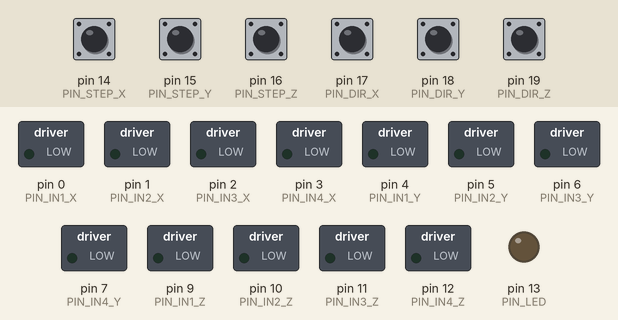
Bench run of a sketch on a simulated Arduino Uno, built with avr-gcc and run on an emulated ATmega328P. Shown: switched loads named in the sketch (green lamp = pin HIGH), output pins drawn as LEDs (lit = HIGH). The test bench sets the inputs (shaded band); at power-on: pin 14 (PIN_STEP_X), pin 15 (PIN_STEP_Y), pin 16 (PIN_STEP_Z), pin 17 (PIN_DIR_X), pin 18 (PIN_DIR_Y), pin 19 (PIN_DIR_Z) HIGH.

Above: at 1.2 s.
1.3 s: pin 14 (PIN_STEP_X) pulled LOW for 0.15 s
At 2.5 s:
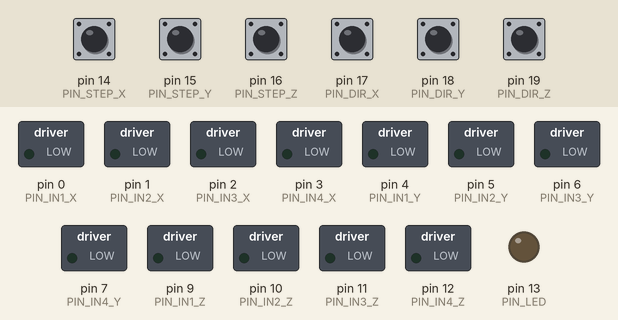
2.9 s: pin 15 (PIN_STEP_Y) pulled LOW for 0.15 s
At 3.8 s:
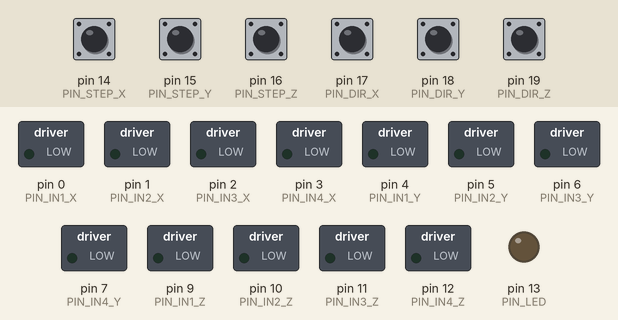
4.5 s: pin 16 (PIN_STEP_Z) pulled LOW for 0.15 s
At 5.0 s:
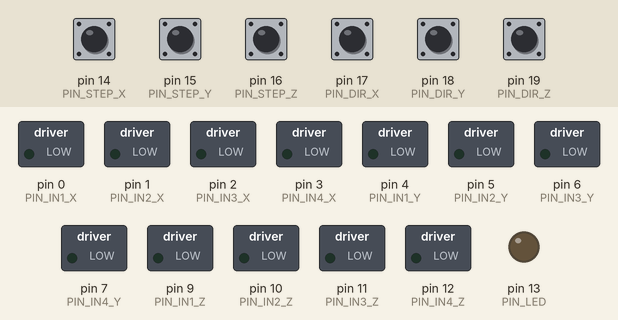
6.1 s: pin 14 (PIN_STEP_X) pulled LOW for 1 s
At 7.5 s:
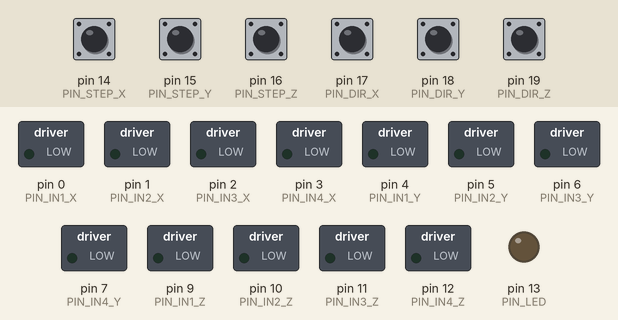
8.6 s: pin 15 (PIN_STEP_Y) pulled LOW for 1 s
At 10.5 s:
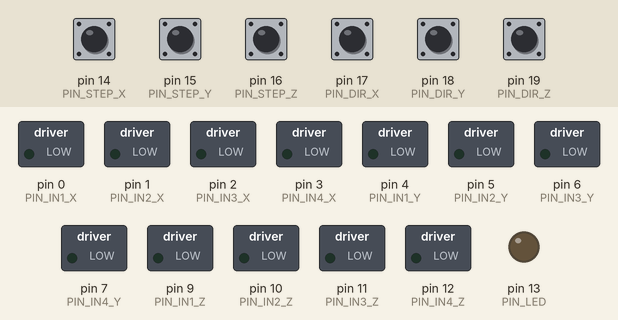
11.1 s: pin 16 (PIN_STEP_Z) pulled LOW for 1 s
At 12.5 s:
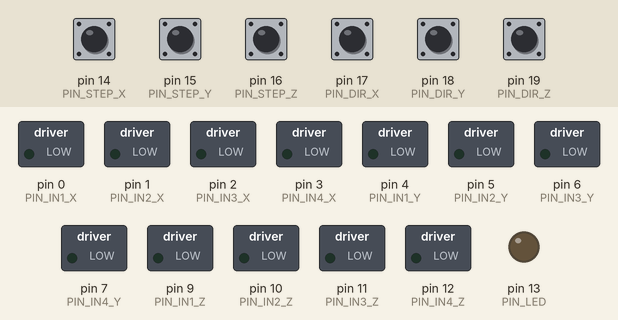
Timing chart, 0 to 14.1 s (numbered marks = the images above; inputs shaded):
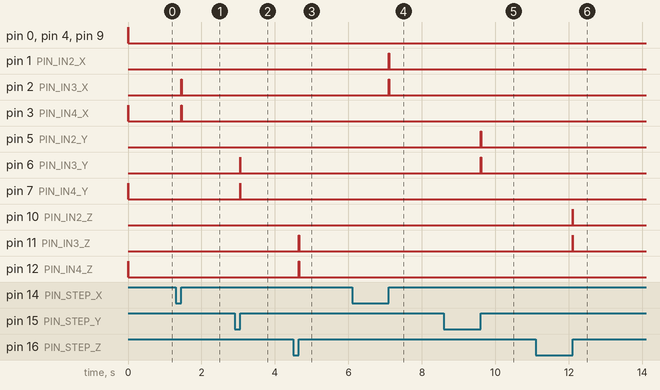

Measured:
- after the input at 1.3 s, pin 2 (PIN_IN3_X), pin 3 (PIN_IN4_X): LOW → HIGH after 0.15 s, → LOW 0.01 s later
- after the input at 2.9 s, pin 6 (PIN_IN3_Y), pin 7 (PIN_IN4_Y): LOW → HIGH after 0.15 s, → LOW 0.01 s later
- after the input at 4.5 s, pin 11 (PIN_IN3_Z), pin 12 (PIN_IN4_Z): LOW → HIGH after 0.15 s, → LOW 0.01 s later
- after the input at 6.1 s, pin 1 (PIN_IN2_X), pin 2 (PIN_IN3_X): LOW → HIGH after 1.0 s, → LOW 0.01 s later
- after the input at 8.6 s, pin 5 (PIN_IN2_Y), pin 6 (PIN_IN3_Y): LOW → HIGH after 1.0 s, → LOW 0.01 s later
- after the input at 11.1 s, pin 10 (PIN_IN2_Z), pin 11 (PIN_IN3_Z): LOW → HIGH after 1.0 s, → LOW 0.01 s later

The sketch:

28byj48-unipolar-3axis-stepper-driver.ino
```cpp
// ATmega328P 3-axis unipolar stepper driver
//
// hardware   : standalone chip ATmega328P
// sourcecode : Arduino IDE 1.6.8
// board      : Arduino/Genuino Uno (ATmega328P)
// clock      : 8 MHz (intern) Chip, 1.8-5V
// programmer : Arduino as ISP
//
// Use an ATmega328P chip without external clock as stepper driver for 28BYJ-48 motors.
// I want to build a CNC mashine with GRBL firmware and cheep 28BYJ48 steppers without any hacks.
// There are a solution with bipolar hardware hacks of the motor or GRBL firmware mods,
// but I try to build a soltution without hacks and mods.
//
// This sketch use the six ADC pins of the ATmega chip as driver input, so it can fast read
// all commands at once by reading PINC. This pins are using there internal pullup resistors
// to pullup the signal high, because if you don't connect a signal line (don't drive tree motors)
// there will not be any output.
// Mostly you will get UNL2003 based shields to drive 28BYJ-48 stepper motors by four pins.
// The X and Y axis are controlled by PORTD (pin 0..7) and Z axis by PORTB (pin 8..12).
//
// The pulse wide for each step must be greater than 250 us and the minimum interval should be 3 ms (333 MHz).
//
//
//                       ATmega328P
//                   RST 01 (*)  28 PC5  ADC5   GRBL_DirZ
//  AxisX_IN1  PIN0  PD0 02      27 PC4  ADC4   GRBL_DirY
//  AxisX_IN2  PIN1  PD1 03      26 PC3  ADC3   GRBL_DirX
//  AxisX_IN3  PIN2  PD2 04      25 PC2  ADC2   GRBL_StepZ
//  AxisX_IN4  PIN3  PD3 05      24 PC1  ADC1   GRBL_StepY
//  AxisY_IN1  PIN4  PD4 06      23 PC0  ADC0   GRBL_StepX
//                   VCC 07      22 GND
//                   GND 08      21 AREF
//                   CLK 09      20 ACC
//                   CLK 10      19 PB5  PIN13  LED
//  AxisY_IN2  PIN5  PD5 11      18 PB4  PIN12  AxisZ_IN4
//  AxisY_IN3  PIN6  PD6 12      17 PB3  PIN11  AxisZ_IN3
//  AxisY_IN4  PIN7  PD7 13      16 PB2  PIN10  AxisZ_IN2
//             PIN8  PB0 14      15 PB1  PIN9   AxisZ_IN1
//
//  ic bb   port  pin  mode     function
//  02 L02  D.0   0  output     AxisX_IN1
//  03 L03  D.1   1  output     AxisX_IN2
//  04 L04  D.2   2  output     AxisX_IN3
//  05 L05  D.3   3  output     AxisX_IN4
//  06 L06  D.4   4  output     AxisY_IN1
//  11 L11  D.5   5  output     AxisY_IN2
//  12 L12  D.6   6  output     AxisY_IN3
//  13 L13  D.7   7  output     AxisY_IN4
//  14 L14  B.0   8  output
//  15 R14  B.1   9  output     AxisZ_IN1
//  16 R13  B.2  10  output     AxisZ_IN2
//  17 R12  B.3  11  output     AxisZ_IN3
//  18 R11  B.4  12  output     AxisZ_IN4
//  19 R10  B.5  13  output
//  23 R06  C.0  A0  in_pullup  GRBL_StepX
//  24 R05  C.1  A1  in_pullup  GRBL_StepY
//  25 R04  C.2  A2  in_pullup  GRBL_StepZ
//  26 R03  C.3  A3  in_pullup  GRBL_DirX
//  27 R02  C.4  A4  in_pullup  GRBL_DirY
//  28 R01  C.5  A5  in_pullup  GRBL_DirZ
//
//  history
//  2017-05-11  RoHa  optimized for 250 us pulse wide
//

#define PIN_STEP_X 14 /* ADC0 PortC.0 IC23(R06) */
#define PIN_STEP_Y 15 /* ADC1 PortC.1 IC24(R05) */
#define PIN_STEP_Z 16 /* ADC2 PortC.2 IC25(R04) */
#define PIN_DIR_X  17 /* ADC3 PortC.3 IC26(R03) */
#define PIN_DIR_Y  18 /* ADC4 PortC.4 IC27(R02) */
#define PIN_DIR_Z  19 /* ADC5 PortC.5 IC28(R01) */
#define PIN_IN1_X   0 /* PIN0 PortD.0 IC02(L02) */
#define PIN_IN2_X   1 /* PIN1 PortD.1 IC03(L03) */
#define PIN_IN3_X   2 /* PIN2 PortD.2 IC04(L04) */
#define PIN_IN4_X   3 /* PIN3 PortD.3 IC05(L05) */
#define PIN_IN1_Y   4 /* PIN4 PortD.4 IC06(L06) */
#define PIN_IN2_Y   5 /* PIN5 PortD.5 IC11(L11) */
#define PIN_IN3_Y   6 /* PIN6 PortD.6 IC12(L12) */
#define PIN_IN4_Y   7 /* PIN7 PortD.7 IC13(L13) */
#define PIN_IN1_Z   9 /* PIN9 PortB.1 IC15(R14) */
#define PIN_IN2_Z  10 /* PN10 PortB.2 IC16(R13) */
#define PIN_IN3_Z  11 /* PN11 PortB.3 IC17(R12) */
#define PIN_IN4_Z  12 /* PN12 PortB.4 IC18(R11) */
#define PIN_POWER   8 /* PIN8 PortB.0 IC14(L14) - not used */
#define PIN_LED    13 /* PN13 PortB.5 IC19(R10) - not used */

#define SET_AXIS_X_FASTLOW         PORTD &= ~B00001111  /* digitalWrite(0+1+2+3,LOW); */
#define SET_AXIS_Y_FASTLOW         PORTD &= ~B11110000  /* digitalWrite(4+5+6+7,LOW); */
#define SET_AXIS_Z_FASTLOW         PORTB &= ~B00011110  /* digitalWrite(9+10+11+12,LOW); */
#define SET_AXIS_X_STEP1_FASTHIGH  PORTD |= B00000011   /* digitalWrite(,HIGH); */
#define SET_AXIS_X_STEP2_FASTHIGH  PORTD |= B00000010   /* digitalWrite(,HIGH); */
#define SET_AXIS_X_STEP3_FASTHIGH  PORTD |= B00000110   /* digitalWrite(,HIGH); */
#define SET_AXIS_X_STEP4_FASTHIGH  PORTD |= B00000100   /* digitalWrite(,HIGH); */
#define SET_AXIS_X_STEP5_FASTHIGH  PORTD |= B00001100   /* digitalWrite(,HIGH); */
#define SET_AXIS_X_STEP6_FASTHIGH  PORTD |= B00001000   /* digitalWrite(,HIGH); */
#define SET_AXIS_X_STEP7_FASTHIGH  PORTD |= B00001001   /* digitalWrite(,HIGH); */
#define SET_AXIS_X_STEP8_FASTHIGH  PORTD |= B00000001   /* digitalWrite(,HIGH); */
#define SET_AXIS_Y_STEP1_FASTHIGH  PORTD |= B00110000   /* digitalWrite(,HIGH); */
#define SET_AXIS_Y_STEP2_FASTHIGH  PORTD |= B00100000   /* digitalWrite(,HIGH); */
#define SET_AXIS_Y_STEP3_FASTHIGH  PORTD |= B01100000   /* digitalWrite(,HIGH); */
#define SET_AXIS_Y_STEP4_FASTHIGH  PORTD |= B01000000   /* digitalWrite(,HIGH); */
#define SET_AXIS_Y_STEP5_FASTHIGH  PORTD |= B11000000   /* digitalWrite(,HIGH); */
#define SET_AXIS_Y_STEP6_FASTHIGH  PORTD |= B10000000   /* digitalWrite(,HIGH); */
#define SET_AXIS_Y_STEP7_FASTHIGH  PORTD |= B10010000   /* digitalWrite(,HIGH); */
#define SET_AXIS_Y_STEP8_FASTHIGH  PORTD |= B00010000   /* digitalWrite(,HIGH); */
#define SET_AXIS_Z_STEP1_FASTHIGH  PORTB |= B00000110   /* digitalWrite(,HIGH); */
#define SET_AXIS_Z_STEP2_FASTHIGH  PORTB |= B00000100   /* digitalWrite(,HIGH); */
#define SET_AXIS_Z_STEP3_FASTHIGH  PORTB |= B00001100   /* digitalWrite(,HIGH); */
#define SET_AXIS_Z_STEP4_FASTHIGH  PORTB |= B00001000   /* digitalWrite(,HIGH); */
#define SET_AXIS_Z_STEP5_FASTHIGH  PORTB |= B00011000   /* digitalWrite(,HIGH); */
#define SET_AXIS_Z_STEP6_FASTHIGH  PORTB |= B00010000   /* digitalWrite(,HIGH); */
#define SET_AXIS_Z_STEP7_FASTHIGH  PORTB |= B00010010   /* digitalWrite(,HIGH); */
#define SET_AXIS_Z_STEP8_FASTHIGH  PORTB |= B00000010   /* digitalWrite(,HIGH); */

void setup() {
  // define pinmode (use slow arduino code for better understanding)
  pinMode(PIN_STEP_X,INPUT_PULLUP); pinMode(PIN_STEP_Y,INPUT_PULLUP); pinMode(PIN_STEP_Z,INPUT_PULLUP);
  pinMode(PIN_DIR_X,INPUT_PULLUP);  pinMode(PIN_DIR_Y,INPUT_PULLUP);  pinMode(PIN_DIR_Z,INPUT_PULLUP);
  pinMode(PIN_IN1_X,OUTPUT);        pinMode(PIN_IN1_Y,OUTPUT);        pinMode(PIN_IN1_Z,OUTPUT);
  pinMode(PIN_IN2_X,OUTPUT);        pinMode(PIN_IN2_Y,OUTPUT);        pinMode(PIN_IN2_Z,OUTPUT);
  pinMode(PIN_IN3_X,OUTPUT);        pinMode(PIN_IN3_Y,OUTPUT);        pinMode(PIN_IN3_Z,OUTPUT);
  pinMode(PIN_IN4_X,OUTPUT);        pinMode(PIN_IN4_Y,OUTPUT);        pinMode(PIN_IN4_Z,OUTPUT);
  pinMode(PIN_POWER,INPUT_PULLUP);
  pinMode(PIN_LED,OUTPUT);
}

#define TIMEINTERVAL_1000MS 2000 /* 8 MHz */
#define TIMEINTERVAL_100MS 200 /* 8 MHz */
#define TIMEINTERVAL_10MS 20 /* 8 MHz */
#define TIMEINTERVAL_5MS 10 /* 8 MHz */
#define TIMEINTERVAL_4MS 8 /* 8 MHz */
#define TIMEINTERVAL_3MS 6 /* 8 MHz */
#define TIMEINTERVAL_2MS 4 /* 8 MHz */
#define TIMEINTERVAL_1MS 2 /* 8 MHz */

unsigned long gUptimeCurrentMillis = 0;

uint8_t gDriverCurrentPinC = 0;
uint8_t gDriverLastPinC = 0;
uint8_t gDriverCurrentXYZ = 0;

byte gDriverCurrentStepX = 0;
byte gDriverCurrentStepY = 0;
byte gDriverCurrentStepZ = 0;
byte gDriverCurrentDirX = 0;
byte gDriverCurrentDirY = 0;
byte gDriverCurrentDirZ = 0;

byte gDriverLastStepX = 0;
byte gDriverLastStepY = 0;
byte gDriverLastStepZ = 0;
byte gDriverLastDirX = 0;
byte gDriverLastDirY = 0;
byte gDriverLastDirZ = 0;

#define STEP_NEXT 64
#define STEP_1 0
#define STEP_2 64
#define STEP_3 128
#define STEP_4 192

unsigned long gDriverOutputTimeout = 0;
byte gDriverOutputStepX = STEP_1;
byte gDriverOutputStepY = STEP_1;
byte gDriverOutputStepZ = STEP_1;

void loop() {

  // --- uptime ---
  gUptimeCurrentMillis = millis();

  // --- fast read ---
  gDriverCurrentPinC = PINC;                                   // fast read
  gDriverCurrentPinC &= ~B11000000;                            // ignore pin 6..7
  if (gDriverCurrentPinC != gDriverLastPinC) {                 // pins changed
    // --- new signal ---
    gDriverLastPinC = gDriverCurrentPinC;
    gDriverCurrentXYZ = gDriverCurrentPinC & B00000111;        // one or more step signal
    if (gDriverCurrentXYZ > 0) {
      // --- step signal found ---
      gDriverLastStepX = gDriverCurrentStepX;
      gDriverLastStepY = gDriverCurrentStepY;
      gDriverLastStepZ = gDriverCurrentStepZ;
      gDriverLastDirX  = gDriverCurrentDirX;
      gDriverLastDirY  = gDriverCurrentDirY;
      gDriverLastDirZ  = gDriverCurrentDirZ;
      gDriverCurrentStepX = bitRead(gDriverCurrentPinC,PIN_STEP_X-14); // bit 0 at port c
      gDriverCurrentStepY = bitRead(gDriverCurrentPinC,PIN_STEP_Y-14); // bit 1 at port c
      gDriverCurrentStepZ = bitRead(gDriverCurrentPinC,PIN_STEP_Z-14); // bit 2 at port c
      gDriverCurrentDirX  = bitRead(gDriverCurrentPinC,PIN_DIR_X-14);  // bit 3 at port c
      gDriverCurrentDirY  = bitRead(gDriverCurrentPinC,PIN_DIR_Y-14);  // bit 4 at port c
      gDriverCurrentDirZ  = bitRead(gDriverCurrentPinC,PIN_DIR_Z-14);  // bit 5 at port c
      // --- move ---
      if (gDriverCurrentStepX > gDriverLastStepX) {
        // --- x axis goes high ---
        if (gDriverCurrentDirX == 0) {
          gDriverOutputStepX += STEP_NEXT;
        } else {
          gDriverOutputStepX -= STEP_NEXT;
        }
        SET_AXIS_X_FASTLOW;
        if (gDriverOutputStepX == STEP_1) { SET_AXIS_X_STEP1_FASTHIGH; }
        if (gDriverOutputStepX == STEP_2) { SET_AXIS_X_STEP3_FASTHIGH; }
        if (gDriverOutputStepX == STEP_3) { SET_AXIS_X_STEP5_FASTHIGH; }
        if (gDriverOutputStepX == STEP_4) { SET_AXIS_X_STEP7_FASTHIGH; }
      }
      if (gDriverCurrentStepY > gDriverLastStepY) {
        // --- y axis goes high ---
        if (gDriverCurrentDirY == 0) {
          gDriverOutputStepY += STEP_NEXT;
        } else {
          gDriverOutputStepY -= STEP_NEXT;
        }
        SET_AXIS_Y_FASTLOW;
        if (gDriverOutputStepY == STEP_1) { SET_AXIS_Y_STEP1_FASTHIGH; }
        if (gDriverOutputStepY == STEP_2) { SET_AXIS_Y_STEP3_FASTHIGH; }
        if (gDriverOutputStepY == STEP_3) { SET_AXIS_Y_STEP5_FASTHIGH; }
        if (gDriverOutputStepY == STEP_4) { SET_AXIS_Y_STEP7_FASTHIGH; }
      }
      if (gDriverCurrentStepZ > gDriverLastStepZ) {
        // --- z axis goes high ---
        if (gDriverCurrentDirZ == 0) {
          gDriverOutputStepZ += STEP_NEXT;
        } else {
          gDriverOutputStepZ -= STEP_NEXT;
        }
        SET_AXIS_Z_FASTLOW;
        if (gDriverOutputStepZ == STEP_1) { SET_AXIS_Z_STEP1_FASTHIGH; }
        if (gDriverOutputStepZ == STEP_2) { SET_AXIS_Z_STEP3_FASTHIGH; }
        if (gDriverOutputStepZ == STEP_3) { SET_AXIS_Z_STEP5_FASTHIGH; }
        if (gDriverOutputStepZ == STEP_4) { SET_AXIS_Z_STEP7_FASTHIGH; }
      }
      // --- timeout ---
      gDriverOutputTimeout = gUptimeCurrentMillis + TIMEINTERVAL_5MS;
    }
  } else {
    // --- old signal ---
    if (gUptimeCurrentMillis > gDriverOutputTimeout) {
      // --- turn off motor ---
      SET_AXIS_X_FASTLOW;
      SET_AXIS_Y_FASTLOW;
      SET_AXIS_Z_FASTLOW;
      // --- timeout ---
      gDriverOutputTimeout = gUptimeCurrentMillis + TIMEINTERVAL_1000MS;
    }
  }
}

/*

Grbl 0.9j ['$' for help]
$0=232 (step pulse, usec)
$1=3 (step idle delay, msec)
$2=0 (step port invert mask:00000000)
$3=0 (dir port invert mask:00000000)
$4=0 (step enable invert, bool)
$5=0 (limit pins invert, bool)
$6=0 (probe pin invert, bool)
$10=3 (status report mask:00000011)
$11=0.010 (junction deviation, mm)
$12=0.002 (arc tolerance, mm)
$13=0 (report inches, bool)
$20=0 (soft limits, bool)
$21=0 (hard limits, bool)
$22=0 (homing cycle, bool)
$23=0 (homing dir invert mask:00000000)
$24=25.000 (homing feed, mm/min)
$25=500.000 (homing seek, mm/min)
$26=250 (homing debounce, msec)
$27=1.000 (homing pull-off, mm)
$100=18.655 (x, step/mm)
$101=18.655 (y, step/mm)
$102=18.655 (z, step/mm)
$110=1900.000 (x max rate, mm/min)
$111=1900.000 (y max rate, mm/min)
$112=1900.000 (z max rate, mm/min)
$120=10.000 (x accel, mm/sec^2)
$121=10.000 (y accel, mm/sec^2)
$122=10.000 (z accel, mm/sec^2)
$130=200.000 (x max travel, mm)
$131=200.000 (y max travel, mm)
$132=200.000 (z max travel, mm)
ok

*/
```
